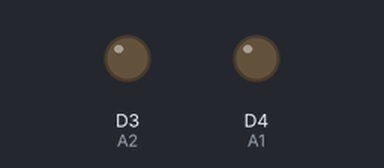
A sketch run on a simulated ESP8266 (NodeMCU). Shown: output pins drawn as LEDs (lit = HIGH).

Above: at 0.1 s.
At 5.1 s:
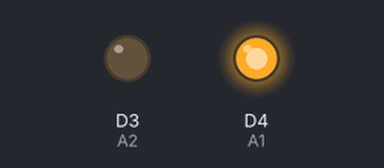
Timing chart, 0 to 6.6 s (numbered marks = the images above):
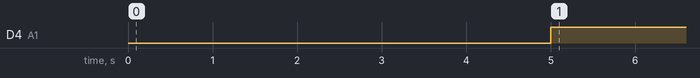

Measured:
- by itself, D4 (A1): LOW → HIGH at 5.0 s

The sketch:

dc_motor.ino
```cpp
int A1 = D4;
int A2 = D3;

void setup() {
  Serial.begin(115200);
  pinMode(A1, OUTPUT);
  pinMode(A2, OUTPUT);
  digitalWrite(A1, LOW);
  delay(5000);
}

void loop() {
  digitalWrite(A2, LOW);
  digitalWrite(A1, HIGH);
  delay(10);
}
```
